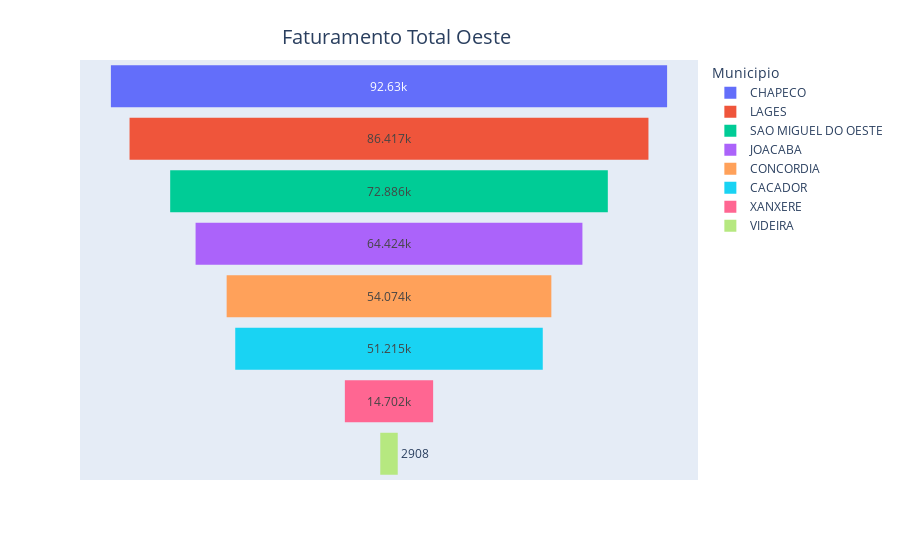

Here is the notebook cell this chart was saved with:
### Code cell
lista_cidades = ['XANXERE','SAO MIGUEL DO OESTE','LAGES','CHAPECO','CACADOR','CONCORDIA','JOACABA','VIDEIRA']


df_sul = (df_filtrado[df_filtrado['Municipio'].isin(lista_cidades)])
df_sul = df_sul.groupby('Municipio')['Vlr.Total'].sum().reset_index().sort_values(by='Vlr.Total',ascending=False)
df_sul['Vlr.Total'] = df_sul['Vlr.Total'].astype('int64')
fig = px.funnel(df_sul,x='Vlr.Total',y='Municipio',color='Municipio')
fig = fig.update_layout(title={
        "text": "Faturamento Total Oeste",
        "x": 0.44,  
        "xanchor": "center",
        "yanchor": "top",
        "font": {"size": 20}}).update_yaxes(showticklabels=False,visible=False,categoryarray=df_sul['Municipio'].to_list())


fig.show()

### Figure 1 — Plotly figure (JSON) as saved in the notebook; plotly's stock layout.template omitted (floating-point values rounded to 4 significant figures)
{"data": [{"hovertemplate": "Municipio=%{y}<br>Vlr.Total=%{x}<extra></extra>", "legendgroup": "CHAPECO", "marker": {"color": "#636efa"}, "name": "CHAPECO", "orientation": "h", "showlegend": true, "type": "funnel", "x": [92630], "xaxis": "x", "y": ["CHAPECO"], "yaxis": "y"}, {"hovertemplate": "Municipio=%{y}<br>Vlr.Total=%{x}<extra></extra>", "legendgroup": "LAGES", "marker": {"color": "#EF553B"}, "name": "LAGES", "orientation": "h", "showlegend": true, "type": "funnel", "x": [86417], "xaxis": "x", "y": ["LAGES"], "yaxis": "y"}, {"hovertemplate": "Municipio=%{y}<br>Vlr.Total=%{x}<extra></extra>", "legendgroup": "SAO MIGUEL DO OESTE", "marker": {"color": "#00cc96"}, "name": "SAO MIGUEL DO OESTE", "orientation": "h", "showlegend": true, "type": "funnel", "x": [72886], "xaxis": "x", "y": ["SAO MIGUEL DO OESTE"], "yaxis": "y"}, {"hovertemplate": "Municipio=%{y}<br>Vlr.Total=%{x}<extra></extra>", "legendgroup": "JOACABA", "marker": {"color": "#ab63fa"}, "name": "JOACABA", "orientation": "h", "showlegend": true, "type": "funnel", "x": [64424], "xaxis": "x", "y": ["JOACABA"], "yaxis": "y"}, {"hovertemplate": "Municipio=%{y}<br>Vlr.Total=%{x}<extra></extra>", "legendgroup": "CONCORDIA", "marker": {"color": "#FFA15A"}, "name": "CONCORDIA", "orientation": "h", "showlegend": true, "type": "funnel", "x": [54074], "xaxis": "x", "y": ["CONCORDIA"], "yaxis": "y"}, {"hovertemplate": "Municipio=%{y}<br>Vlr.Total=%{x}<extra></extra>", "legendgroup": "CACADOR", "marker": {"color": "#19d3f3"}, "name": "CACADOR", "orientation": "h", "showlegend": true, "type": "funnel", "x": [51215], "xaxis": "x", "y": ["CACADOR"], "yaxis": "y"}, {"hovertemplate": "Municipio=%{y}<br>Vlr.Total=%{x}<extra></extra>", "legendgroup": "XANXERE", "marker": {"color": "#FF6692"}, "name": "XANXERE", "orientation": "h", "showlegend": true, "type": "funnel", "x": [14702], "xaxis": "x", "y": ["XANXERE"], "yaxis": "y"}, {"hovertemplate": "Municipio=%{y}<br>Vlr.Total=%{x}<extra></extra>", "legendgroup": "VIDEIRA", "marker": {"color": "#B6E880"}, "name": "VIDEIRA", "orientation": "h", "showlegend": true, "type": "funnel", "x": [2908], "xaxis": "x", "y": ["VIDEIRA"], "yaxis": "y"}], "layout": {"legend": {"title": {"text": "Municipio"}, "tracegroupgap": 0}, "margin": {"t": 60}, "title": {"font": {"size": 20}, "text": "Faturamento Total Oeste", "x": 0.44, "xanchor": "center", "yanchor": "top"}, "xaxis": {"anchor": "y", "domain": [0, 1], "title": {"text": "Vlr.Total"}}, "yaxis": {"anchor": "x", "categoryarray": ["CHAPECO", "LAGES", "SAO MIGUEL DO OESTE", "JOACABA", "CONCORDIA", "CACADOR", "XANXERE", "VIDEIRA"], "categoryorder": "array", "domain": [0, 1], "showticklabels": false, "title": {"text": "Municipio"}, "visible": false}}}
